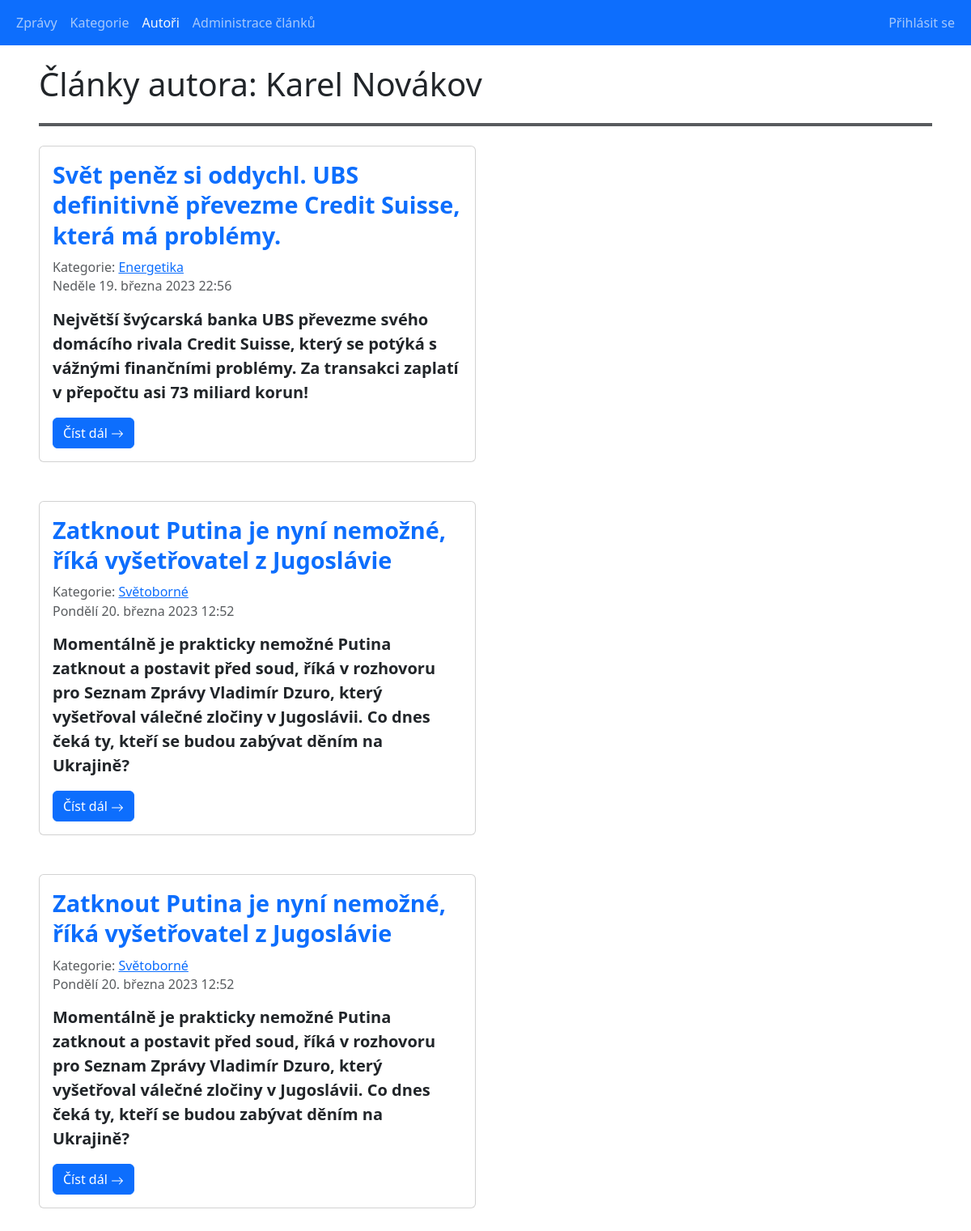
Screenshot of /main_projekt/authors_detail.php?id=1 with the database file from the repository.
### tables this page shows
CREATE TABLE `authors` (
  `id` int(11) UNSIGNED NOT NULL,
  `name` varchar(20) NOT NULL,
  `surname` varchar(20) NOT NULL,
  `created_at` datetime NOT NULL DEFAULT current_timestamp()
);

CREATE TABLE `articles` (
  `id` int(10) UNSIGNED NOT NULL,
  `introduction` text DEFAULT NULL,
  `content` text DEFAULT NULL,
  `title` text DEFAULT NULL,
  `author_id` int(10) UNSIGNED NOT NULL,
  `category_id` int(10) UNSIGNED NOT NULL,
  `created_at` datetime NOT NULL DEFAULT current_timestamp(),
  `is_published` tinyint(1) NOT NULL DEFAULT 0 COMMENT 'Zveřejněný/Nezveřejněný'
);

CREATE TABLE `categories` (
  `id` int(10) UNSIGNED NOT NULL,
  `category_name` varchar(50) NOT NULL
);

### main_projekt/classes/Database.php (called while the page is built, shortened)
<?php
class Database
{
    public function __construct()
    {
        $this->conn = new PDO(self::DSN, self::USERNAME, self::PASSWORD, [
            PDO::ATTR_ERRMODE => PDO::ERRMODE_EXCEPTION,
        ]);
        $this->conn->query('SET NAMES utf8');
    }
}

### main_projekt/classes/DateUtils.php (called while the page is built)
<?php
class DateUtils {
    public static function DatumCesky(string $date): string
    {
        $englishDate = (new Datetime($date))->format('l d. F Y H:i');
        $men = [
            'January', 'February', 'March', 'April', 'May',
            'June', 'July', 'August', 'September', 'October',
            'November', 'December'
        ];
        $mcz = [
            'ledna', 'února', 'března', 'dubna', 'května',
            'června', 'července', 'srpna', 'září', 'října',
            'listopadu', 'prosince'
        ];
        $englishDate = str_replace($men, $mcz, $englishDate);
        $den = [
            'Monday', 'Tuesday', 'Wednesday', 'Thursday',
            'Friday', 'Saturday', 'Sunday'
        ];
        $dcz = [
            'Pondělí', 'Úterý', 'Středa', 'Čtvrtek',
            'Pátek', 'Sobota', 'Neděle'
        ];
        return str_replace($den, $dcz, $englishDate);
    }
}

### main_projekt/authors_detail.php (the view, shortened to what this page needs)
<?php
require_once 'classes/Database.php';
require_once 'classes/DateUtils.php';
$db = new Database();
if (isset($_GET['id']) && is_numeric($_GET['id'])) {
    $sql = 'SELECT * from authors where id = :id';
    $stmt = $db->conn->prepare($sql);
    $stmt->execute([
        ':id' => $_GET['id'],
    ]);
    $author = $stmt->fetch(PDO::FETCH_ASSOC);
    $sql = 'SELECT a.*, c.id as cat_id, c.category_name from articles a
            left join categories c on a.category_id = c.id
            where a.is_published = 1 and a.author_id = :author_id';
    $stmt = $db->conn->prepare($sql);
    $stmt->execute([
        ':author_id' => $_GET['id'],
    ]);
    $articles = $stmt->fetchAll(PDO::FETCH_ASSOC);
}
else {
    header('Location: authors_list.php');
    die();
}
?>
<!doctype html>
<html lang="cs">
<head>
    <link rel="stylesheet" href="./bootstrap/css/bootstrap.min.css">
    <link rel="stylesheet" href="./styles/index.css">
</head>
<body>
<?php include_once 'reusable_components/navbar.php'; ?>
<div class="container-fluid px-5">
    <h1 class="mb-4">Články autora: <?= $author['name'].' '.$author['surname'] ?></h1>
    <hr class="border border-dark border-2 opacity-75 mb-4">
    <div class="row flex-column">
        <div class="col-sm-9 col-lg-6">
            <?php if(empty($articles)): ?>
                <h2>Žádné veřejně dostupné články</h2>
            <?php else: ?>
                <?php foreach ($articles as $article): ?>
                    <div class="card mb-5">
                        <div class="card-body">
                            <h5 class="card-title ar_title mb-3">
                                <a href="articles_detail.php?article_id=<?= $article['id'] ?>">
                                    <?= $article['title'] ?>
                                </a>
                            </h5>
                            <h6 class="card-subtitle mb-2 text-muted">
                                Kategorie:
                                <a href="categories_detail.php?id=<?= $article['cat_id'] ?>"><?= $article['category_name'] ?></a>
                            </h6>
                            <h6 class="card-subtitle mb-3 text-muted">
                                <time>
                                    <?= DateUtils::DatumCesky($article['created_at']) ?>
                                </time>
                            </h6>
                            <p class="card-text mb-3 fw-semibold fs-5">
                                <?= $article['introduction'] ?>
                            </p>
                            <a href="articles_detail.php?article_id=<?= $article['id'] ?>" class="card-link btn btn-primary">Číst dál
                                <svg xmlns="http://www.w3.org/2000/svg" width="16" height="16" fill="currentColor" class="bi bi-arrow-right" viewBox="0 0 16 16">
                                    <path fill-rule="evenodd" d="M1 8a.5.5 0 0 1 .5-.5h11.793l-3.147-3.146a.5.5 0 0 1 .708-.708l4 4a.5.5 0 0 1 0 .708l-4 4a.5.5 0 0 1-.708-.708L13.293 8.5H1.5A.5.5 0 0 1 1 8z"/>
                                </svg>
                            </a>
                        </div>
                    </div>
                <?php endforeach; ?>
            <?php endif; ?>
        </div>
    </div>
</div>
</body>
</html>

### main_projekt/styles/index.css (style rules this page uses)
.ar_title { font-size: 1.8em; font-weight: 700; line-height: 1.3; color: dodgerblue; }
.ar_title > a { text-decoration: none; }

### rows the page displays
authors: name "Karel", surname "Novákov"
articles: title "Svět peněz si oddychl. UBS definitivně převezme Credit Suisse, která má problémy.", category.category_name "Energetika", created_at "Neděle 19. března 2023 22:56", introduction "Největší švýcarská banka UBS převezme svého domácího rivala Credit Suisse, který se potýká s vážnými finančními problémy. Za transakci zaplatí v přepočtu asi 73 miliard korun!"
articles: title "Zatknout Putina je nyní nemožné, říká vyšetřovatel z Jugoslávie", category.category_name "Světoborné", created_at "Pondělí 20. března 2023 12:52", introduction "Momentálně je prakticky nemožné Putina zatknout a postavit před soud, říká v rozhovoru pro Seznam Zprávy Vladimír Dzuro, který vyšetřoval válečné zločiny v Jugoslávii. Co dnes čeká ty, kteří se budou zabývat děním na Ukrajině?"
articles: title "Zatknout Putina je nyní nemožné, říká vyšetřovatel z Jugoslávie", category.category_name "Světoborné", created_at "Pondělí 20. března 2023 12:52", introduction "Momentálně je prakticky nemožné Putina zatknout a postavit před soud, říká v rozhovoru pro Seznam Zprávy Vladimír Dzuro, který vyšetřoval válečné zločiny v Jugoslávii. Co dnes čeká ty, kteří se budou zabývat děním na Ukrajině?"
